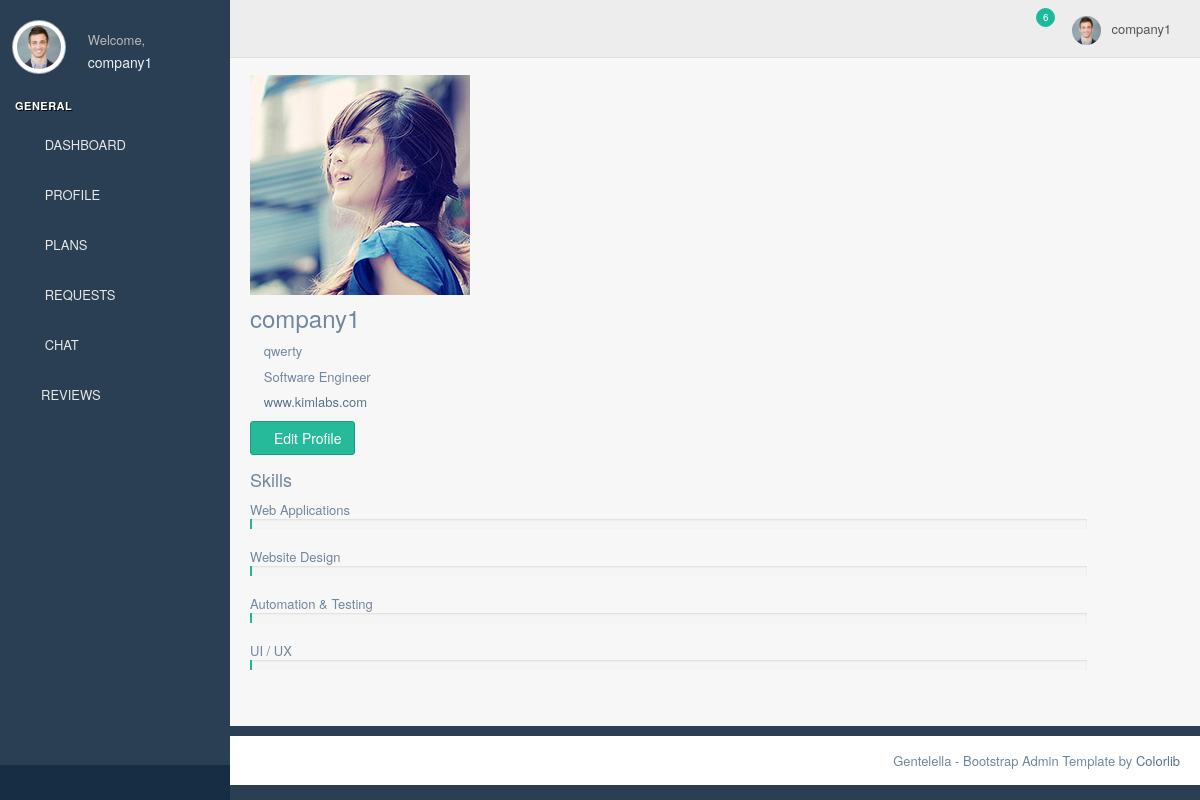
/profile_view (signed in), run on an earlier commit of the app's database.
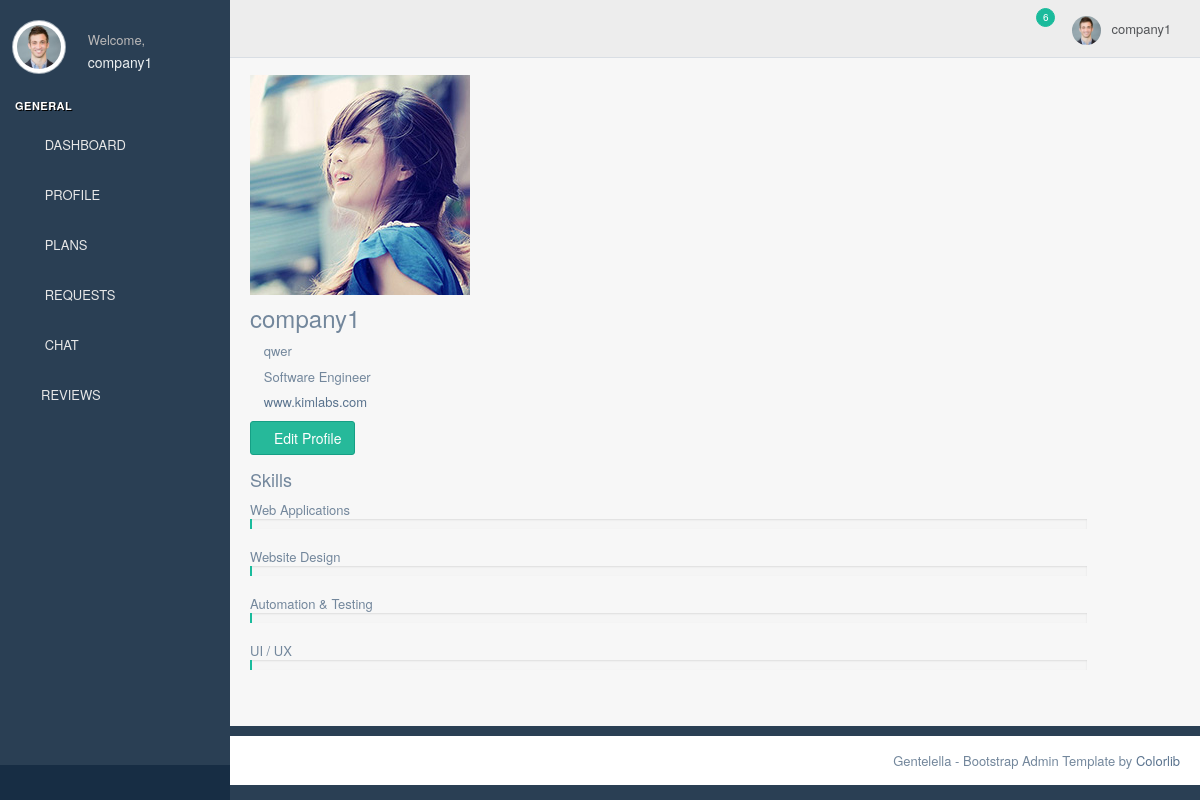
And on a later commit of the database.
### homeapp/models.py (models this page shows, shortened)
class company(models.Model):
    user = models.OneToOneField(Login, on_delete=models.CASCADE, related_name='company')
    name = models.CharField(max_length=100)
    contact_no = models.CharField(max_length=100)
    email = models.EmailField()
    address = models.TextField(max_length=200)

### homeapp/companyviews.py (the view)
# urls.py: path('profile_view',companyviews.profile_view,name='profile_view'),
def profile_view(request):
    u = request.user
    profile = company.objects.filter(user=u)
    return render(request,'companytemp/profile.html',{'profile':profile})

### templates/companytemp/profile.html (shortened to what this page needs)
{% extends 'companytemp/chome.html' %}
{% block content %}
{% load static %}
            <div class="page-title">
            </div>
            <div class="row">
              <div class="col-md-12 col-sm-12 col-xs-12">
                          <img class="img-responsive avatar-view" src="{% static 'dash_static/images/picture.jpg' %}" alt="Avatar" title="Change the avatar">
                        </div>
                      </div>
                      <h3>{{request.user}}</h3>
                      <ul class="list-unstyled user_data">
                          {% for i in profile %}
                        <li><i class="fa fa-map-marker user-profile-icon"></i> {{i.address}}
                        </li>
                        <li>
                          <i class="fa fa-briefcase user-profile-icon"></i> Software Engineer
                        </li>
                        <li class="m-top-xs">
                          <i class="fa fa-external-link user-profile-icon"></i>
                          <a href="http://www.kimlabs.com/profile/" target="_blank">www.kimlabs.com</a>
                        </li>
                      </ul>
                      <a class="btn btn-success"><i class="fa fa-edit m-right-xs"></i>Edit Profile</a>
                      <br />
                      <h4>Skills</h4>
                      <ul class="list-unstyled user_data">
                        <li>
                          <p>Web Applications</p>
                          <div class="progress progress_sm">
                            <div class="progress-bar bg-green" role="progressbar" data-transitiongoal="50"></div>
                          </div>
                        </li>
                        <li>
                          <p>Website Design</p>
                          <div class="progress progress_sm">
                            <div class="progress-bar bg-green" role="progressbar" data-transitiongoal="70"></div>
                          </div>
                        </li>
                        <li>
                          <p>Automation & Testing</p>
                          <div class="progress progress_sm">
                            <div class="progress-bar bg-green" role="progressbar" data-transitiongoal="30"></div>
                          </div>
                        </li>
                        <li>
                          <p>UI / UX</p>
                          <div class="progress progress_sm">
                            <div class="progress-bar bg-green" role="progressbar" data-transitiongoal="50"></div>
                          </div>
                        </li>
                      </ul>
{% endfor %}
{% endblock %}

What changed in the data, as far as the page shows it:
changed company: address "qwerty" → "qwer"
